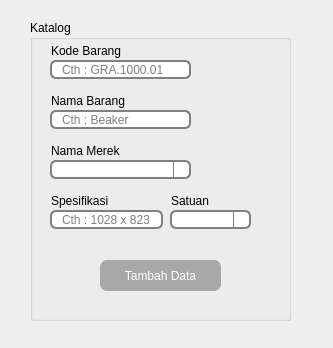
<?xml version="1.0" encoding="UTF-8"?>
<ui version="4.0">
 <class>Dialog</class>
 <widget class="QDialog" name="Dialog">
  <property name="geometry">
   <rect>
    <x>0</x>
    <y>0</y>
    <width>333</width>
    <height>348</height>
   </rect>
  </property>
  <property name="windowTitle">
   <string>Tambah Data Katalog</string>
  </property>
  <property name="windowIcon">
   <iconset resource="../data/ui/logo.qrc">
    <normaloff>:/newPrefix/logo.png</normaloff>:/newPrefix/logo.png</iconset>
  </property>
  <widget class="QGroupBox" name="groupBox">
   <property name="geometry">
    <rect>
     <x>30</x>
     <y>20</y>
     <width>261</width>
     <height>301</height>
    </rect>
   </property>
   <property name="title">
    <string>Katalog</string>
   </property>
   <widget class="QLabel" name="label_3">
    <property name="geometry">
     <rect>
      <x>10</x>
      <y>120</y>
      <width>111</width>
      <height>21</height>
     </rect>
    </property>
    <property name="styleSheet">
     <string notr="true">QLabel {color:black;border:0px;font: 13px &quot;Open Sans&quot;;
padding: 0 8px;}
</string>
    </property>
    <property name="text">
     <string>Nama Merek</string>
    </property>
   </widget>
   <widget class="QLabel" name="label_6">
    <property name="geometry">
     <rect>
      <x>130</x>
      <y>170</y>
      <width>111</width>
      <height>21</height>
     </rect>
    </property>
    <property name="styleSheet">
     <string notr="true">QLabel {color:black;border:0px;font: 13px &quot;Open Sans&quot;;
padding: 0 8px;}
</string>
    </property>
    <property name="text">
     <string>Satuan</string>
    </property>
   </widget>
   <widget class="QLineEdit" name="nama_barang">
    <property name="geometry">
     <rect>
      <x>20</x>
      <y>90</y>
      <width>141</width>
      <height>19</height>
     </rect>
    </property>
    <property name="styleSheet">
     <string notr="true">border: 2px solid gray;
border-radius: 6px;
padding: 0 8px;
min-height: 15px ;
max-height:15px;
selection-background-color: darkgray;</string>
    </property>
    <property name="placeholderText">
     <string>Cth : Beaker</string>
    </property>
   </widget>
   <widget class="QLineEdit" name="kode_barang">
    <property name="geometry">
     <rect>
      <x>20</x>
      <y>40</y>
      <width>141</width>
      <height>19</height>
     </rect>
    </property>
    <property name="styleSheet">
     <string notr="true">border: 2px solid gray;
border-radius: 6px;
padding: 0 8px;
min-height: 15px ;
max-height:15px;
selection-background-color: darkgray;</string>
    </property>
    <property name="placeholderText">
     <string>Cth : GRA.1000.01</string>
    </property>
   </widget>
   <widget class="QLabel" name="label_4">
    <property name="geometry">
     <rect>
      <x>10</x>
      <y>170</y>
      <width>111</width>
      <height>21</height>
     </rect>
    </property>
    <property name="styleSheet">
     <string notr="true">QLabel {color:black;border:0px;font: 13px &quot;Open Sans&quot;;
padding: 0 8px;}
</string>
    </property>
    <property name="text">
     <string>Spesifikasi</string>
    </property>
   </widget>
   <widget class="QLineEdit" name="spesifikasi">
    <property name="geometry">
     <rect>
      <x>20</x>
      <y>190</y>
      <width>113</width>
      <height>19</height>
     </rect>
    </property>
    <property name="styleSheet">
     <string notr="true">border: 2px solid gray;
border-radius: 6px;
padding: 0 8px;
min-height: 15px ;
max-height:15px;
selection-background-color: darkgray;</string>
    </property>
    <property name="placeholderText">
     <string>Cth : 1028 x 823</string>
    </property>
   </widget>
   <widget class="QLabel" name="label_2">
    <property name="geometry">
     <rect>
      <x>10</x>
      <y>70</y>
      <width>111</width>
      <height>21</height>
     </rect>
    </property>
    <property name="styleSheet">
     <string notr="true">QLabel {color:black;border:0px;font: 13px &quot;Open Sans&quot;;
padding: 0 8px;}
</string>
    </property>
    <property name="text">
     <string>Nama Barang</string>
    </property>
   </widget>
   <widget class="QLabel" name="label">
    <property name="geometry">
     <rect>
      <x>10</x>
      <y>20</y>
      <width>111</width>
      <height>21</height>
     </rect>
    </property>
    <property name="styleSheet">
     <string notr="true">QLabel {color:black;border:0px;font: 13px &quot;Open Sans&quot;;
padding: 0 8px;}
</string>
    </property>
    <property name="text">
     <string>Kode Barang</string>
    </property>
   </widget>
   <widget class="QPushButton" name="confirmBtn">
    <property name="geometry">
     <rect>
      <x>70</x>
      <y>240</y>
      <width>121</width>
      <height>31</height>
     </rect>
    </property>
    <property name="styleSheet">
     <string notr="true">QPushButton {color:white; background-color:rgb(168, 168, 168);border:0px;font: 13px &quot;Open Sans&quot;;
border-radius: 7px;

padding: 0 8px;}


QPushButton:pressed {
    background-color: qlineargradient(x1: 0, y1: 0, x2: 0, y2: 1,
                                      stop: 0 #dadbde, stop: 1 #f6f7fa);
}


QPushButton:hover {
  background-color:rgb(61, 61, 61)
}

</string>
    </property>
    <property name="text">
     <string>Tambah Data</string>
    </property>
   </widget>
   <widget class="QComboBox" name="nama_merek">
    <property name="geometry">
     <rect>
      <x>20</x>
      <y>140</y>
      <width>141</width>
      <height>19</height>
     </rect>
    </property>
    <property name="styleSheet">
     <string notr="true">QComboBox {border: 2px solid gray;
border-radius:6px;
padding: 0 8px;
min-height: 15px ;
max-height:15px;
selection-background-color: darkgray; }

QComboBox::drop-down {
    subcontrol-origin: padding;
    subcontrol-position: top right;
    width: 15px;

    border-left-width: 1px;
    border-left-color: gray;
    border-left-style: solid; /* just a single line */
  	border-top-right-radius: 6px; /* same radius as the QComboBox */
    border-bottom-right-radius: 6px;
}

QComboBox::down-arrow {
	image: url(:/newPrefix/drop-down-arrow.png);
	width: 13px;
    height: 13px;
}

QComboBox::down-arrow:on { /* shift the arrow when popup is open */
    top: 1px;
    left: 1px;
}

QComboBox QAbstractItemView {
    border: 3px solid darkgray;
    selection-background-color: gray;
}</string>
    </property>
    <property name="editable">
     <bool>true</bool>
    </property>
    <property name="currentText">
     <string/>
    </property>
    <property name="currentIndex">
     <number>-1</number>
    </property>
    <property name="maxCount">
     <number>2147483647</number>
    </property>
    <property name="placeholderText">
     <string notr="true">Pilih Merek</string>
    </property>
   </widget>
   <widget class="QComboBox" name="satuan_spesifikasi">
    <property name="geometry">
     <rect>
      <x>140</x>
      <y>190</y>
      <width>81</width>
      <height>19</height>
     </rect>
    </property>
    <property name="styleSheet">
     <string notr="true">QComboBox {border: 2px solid gray;
border-radius:6px;
padding: 0 8px;
min-height: 15px ;
max-height:15px;
selection-background-color: darkgray; }

QComboBox::drop-down {
    subcontrol-origin: padding;
    subcontrol-position: top right;
    width: 15px;

    border-left-width: 1px;
    border-left-color: gray;
    border-left-style: solid; /* just a single line */
  	border-top-right-radius: 6px; /* same radius as the QComboBox */
    border-bottom-right-radius: 6px;
}

QComboBox::down-arrow {
	image: url(:/newPrefix/drop-down-arrow.png);
	width: 13px;
    height: 13px;
}

QComboBox::down-arrow:on { /* shift the arrow when popup is open */
    top: 1px;
    left: 1px;
}

QComboBox QAbstractItemView {
    border: 3px solid darkgray;
    selection-background-color: gray;
}</string>
    </property>
    <property name="editable">
     <bool>true</bool>
    </property>
    <property name="currentText">
     <string/>
    </property>
    <property name="currentIndex">
     <number>-1</number>
    </property>
    <property name="maxCount">
     <number>2147483647</number>
    </property>
    <property name="placeholderText">
     <string notr="true">Pilih Merek</string>
    </property>
   </widget>
  </widget>
 </widget>
 <tabstops>
  <tabstop>kode_barang</tabstop>
  <tabstop>nama_barang</tabstop>
  <tabstop>nama_merek</tabstop>
  <tabstop>spesifikasi</tabstop>
  <tabstop>satuan_spesifikasi</tabstop>
  <tabstop>confirmBtn</tabstop>
 </tabstops>
 <resources>
  <include location="../data/ui/logo.qrc"/>
 </resources>
 <connections/>
</ui>
